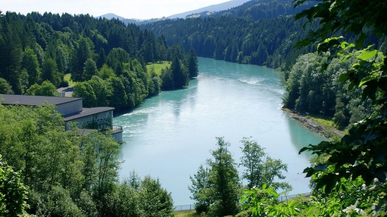
%> input picture THE3/THE3_inputs/partB/B1.png, 387 x 217 px, shrunk from 738 x 414 before the run
$ octave the3_part2.m   (GNU Octave 9; MATLAB toolbox functions it lacks are replaced by stand-ins)
%> lines starting %> are read from the running program, lines starting %| are printed output that depends on the picture; in (x1, y1, x2, y2) boxes, pixels count from 0 and x2, y2 are one past the last pixel; in counts of white or black regions, pixels touching at a corner belong together; the program's own positions count from 1
### THE3/segmentation_function.m
%{
Berk Arslan 2110245
Fatih Develi 2330892
%}

function [ segmented_image ] = segmentation_function( image )
%SEGMENTATION_FUNCTION(image) Separates the given image to segments and
% returns the segmented image.
% image: rgb input image
% segmented_image: rgb output image
% Input is processed through morphological opening and closing
% operations. Then the contrast is increased in a specific way.
% Next, the regions are obtained with edge detection and resulting
% regions are colored.

height = size(image, 1);
width = size(image, 2);

% Convert to grayscale
gray = rgb2gray(image);

SE = disk_matrix(15);
processed = imopen(gray, SE);
processed = imclose(processed, SE);

%figure, imshow(processed);

% Increase overall contrast by changing brigtness values of some brightness
% bands.
thresholded = zeros(height, width, 'uint8');
for y=1:height
    for x=1:width
        % Set dark areas to 0.
        if (processed(y,x) < 80)
            thresholded(y, x) = 0;
        % Darken midtones.
        elseif (processed(y,x) < 130)
            thresholded(y, x) = processed(y,x)-34;
        elseif (processed(y,x) < 148)
            thresholded(y,x) = processed(y,x)-27;
        % Brighten upper-mid tones.
        elseif (processed(y,x) < 180)
            thresholded(y,x) = processed(y,x)+15;
        % Leave highlights.
        else
            thresholded(y, x) = processed(y,x);
        end
    end
end
%figure, imshow(thresholded);


% Edge map of processed image
edges = edge(thresholded, 'Canny', 0.45);
%figure, imshow(edges);
SE = disk_matrix(6);
% Apply closing to complete lines.
edges = imclose(edges, SE);
%figure, imshow(edges);
regions = imcomplement(edges);
%figure, imshow(edges);
[regions, ~] = bwlabel(regions, 4); % Enumerate regions

% Create the output rgb image
% Need colors for highlighting segments.
colors = [0 0 0;
          180 0 0;     % Red
          128 128 0;   % Olive
          30 144 255;  % DodgerBlue
          147 112 219; % Purple
          238 238 0;   % Yellow
          173 234 234; % Turquoise
          255 105 180; % Pink
          139 69 19;   % Brown
          130 130 130; % Grey
          0 0 128];    % Navy blue

segmented_image = zeros(height, width, 3, 'uint8');
for y=1:height
    for x=1:width
        index = uint8(regions(y,x))+1;
        segmented_image(y, x, 1) = colors(index, 1); %r
        segmented_image(y, x, 2) = colors(index, 2); %g
        segmented_image(y, x, 3) = colors(index, 3); %b
    end
end

%figure, imshow(regions);

end

### THE3/disk_matrix.m
%{
Berk Arslan 2110245
Fatih Develi 2330892
%}

function [ se ] = disk_matrix( r )
%DISK_MATRIX Creates a binary matrix with a disk of 1's inside.
% Size of the output matrix is 2*r-1.
size = 2*r-1;
center = size/2.0;
se = zeros(size, size);
for y=1:size
   for x=1:size
       distance = sqrt((y-r)^2+(x-r)^2);
       se(y, x) = center > distance;
   end
end

end

### THE3/the3_part2.m
%{
Berk Arslan 2110245
Fatih Develi 2330892
%}
clc;
clear;

B1 = imread('THE3_inputs/partB/B1.png');
%> B1 is the input picture: size 217x387x3 uint8; mean R, G, B 83.4, 109, 100.3
B2 = imread('THE3_inputs/partB/B2.png');
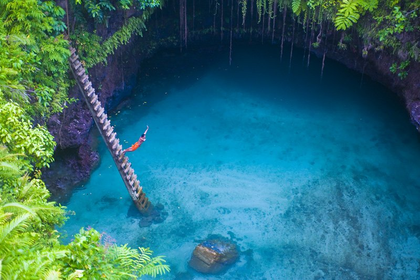
%> input picture THE3/THE3_inputs/partB/B2.png, 420 x 280 px, shrunk from 800 x 533 before the run
%> B2 is the input picture: size 280x420x3 uint8; mean R, G, B 45.3, 111.5, 118.2
B3 = imread('THE3_inputs/partB/B3.png');
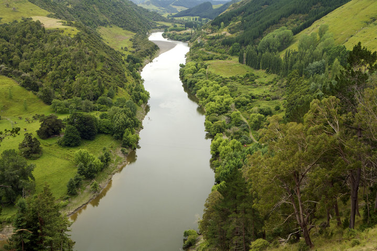
%> input picture THE3/THE3_inputs/partB/B3.png, 377 x 251 px, shrunk from 719 x 479 before the run
%> B3 is the input picture: size 251x377x3 uint8; mean R, G, B 100.8, 105.1, 67.8

B1_out = segmentation_function(B1);
%> in segmentation_function, `edges = edge(thresholded, 'Canny', 0.45);`:
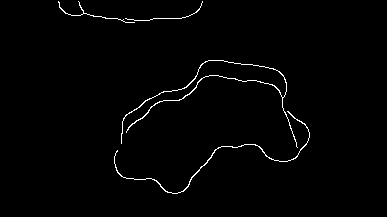
%> edges: size 217x387 logical; 1.3% white in thin lines or dots, all inside (x1, y1, x2, y2) = (58, 1, 310, 194)
%> in segmentation_function, `edges = imclose(edges, SE);`: edges: size 217x387 logical; 2.4% white; 2 white regions, box (x1, y1, x2, y2) and area: (114, 60, 310, 194) 1784, (58, 1, 203, 23) 248
%> in segmentation_function, `[regions, ~] = bwlabel(regions, 4);`:
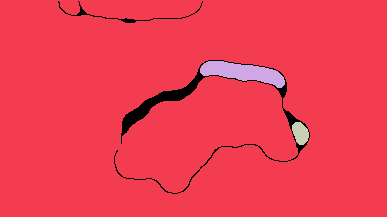
%> regions: size 217x387 double; 4 distinct labels, from 0 to 3; one colour per label, 0 black
B2_out = segmentation_function(B2);
%> after the loop in segmentation_function (call 2), `for y=1:height`:
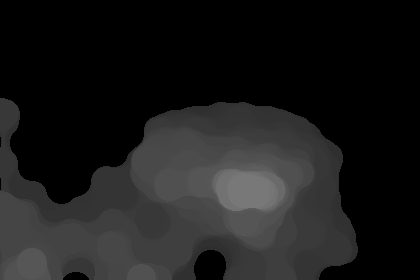
%> thresholded: size 280x420 uint8; min 0, max 120, mean 27.2
%> in segmentation_function (call 2), `edges = edge(thresholded, 'Canny', 0.45);`: edges: size 280x420 logical; 0.91% white in thin lines or dots, all inside (x1, y1, x2, y2) = (1, 98, 358, 279)
B3_out = segmentation_function(B3);
%> after the loop in segmentation_function (call 3), `for y=1:height`:
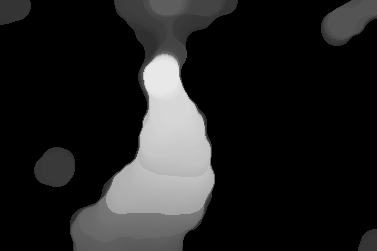
%> thresholded: size 251x377 uint8; min 0, max 232, mean 32.7
%> in segmentation_function (call 3), `edges = edge(thresholded, 'Canny', 0.45);`: edges: size 251x377 logical; 0.57% white in thin lines or dots, all inside (x1, y1, x2, y2) = (70, 54, 215, 250)
%> after the loop in segmentation_function (call 3), `for y=1:height`:
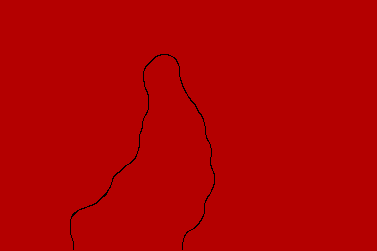
%> segmented_image: size 251x377x3 uint8; mean R, G, B 179, 0, 0

figure, imshow(B1_out);
figure, imshow(B2_out);
figure, imshow(B3_out);

imwrite(B1_out, 'the3_B1_output.png');
imwrite(B2_out, 'the3_B2_output.png');
imwrite(B3_out, 'the3_B3_output.png');
